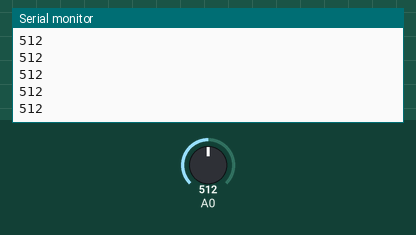
This sketch was run on a simulated Arduino Uno, built with avr-gcc and run on an emulated ATmega328P. On the bench: the last lines printed to the serial monitor. The test bench sets the inputs (shaded band); at power-on: A0 = 512.

Above: at 1.2 s.
1.3 s: A0 set to 420
At 2.4 s:
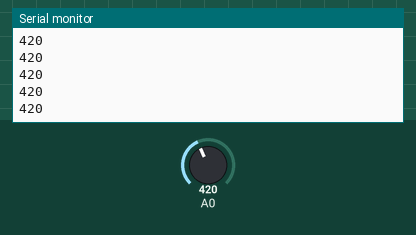
2.8 s: A0 set to 400
At 3.4 s:
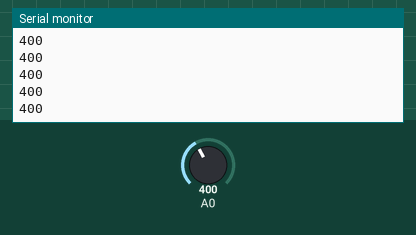
Timing chart, 0 to 5.8 s (numbered marks = the images above; inputs shaded):
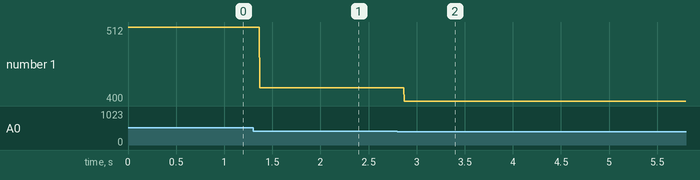

The sketch:

BPM_oled.ino
```cpp
 int x=0;
int lastx=0;
int lasty=0;
int LastTime=0;
bool BPMTiming=false;
bool BeatComplete=false;
int BPM=0;

#define UpperThreshold 430
#define LowerThreshold 410

void setup() {
 Serial.begin(9600);
}


void loop()
{
  if(x>127)
  {
//    oled.clearDisplay();
    x=0;
    lastx=x;
  }

  int value=analogRead(0);
  Serial.println(value);
 // oled.setTextColor(WHITE);
  int y=60-(value/16);
 // oled.writeLine(lastx,lasty,x,y,WHITE);
  lasty=y;
  lastx=x;
  // calc bpm

  if(value>UpperThreshold)
  {
    if(BeatComplete)
    {
      BPM=millis()-LastTime;
      BPM=int(60/(float(BPM)/1000));
      BPMTiming=false;
      BeatComplete=false;
    }
    if(BPMTiming==false)
    {
      LastTime=millis();
      BPMTiming=true;
    }
  }
  if((value<LowerThreshold)&(BPMTiming))
    BeatComplete=true;
    // display bpm
  //Serial.print(BPM);
//  Serial.println(" BPM");
  x++;
}
```

Measured:
- after the input at 1.3 s, the serial monitor: prints a new line after 0.07 s (image 1)
- after the input at 2.8 s, the serial monitor: prints a new line after 0.07 s (image 2)
- plotted number 1: 512 → 420 after the input at 1.3 s, 420 → 400 after the input at 2.8 s
